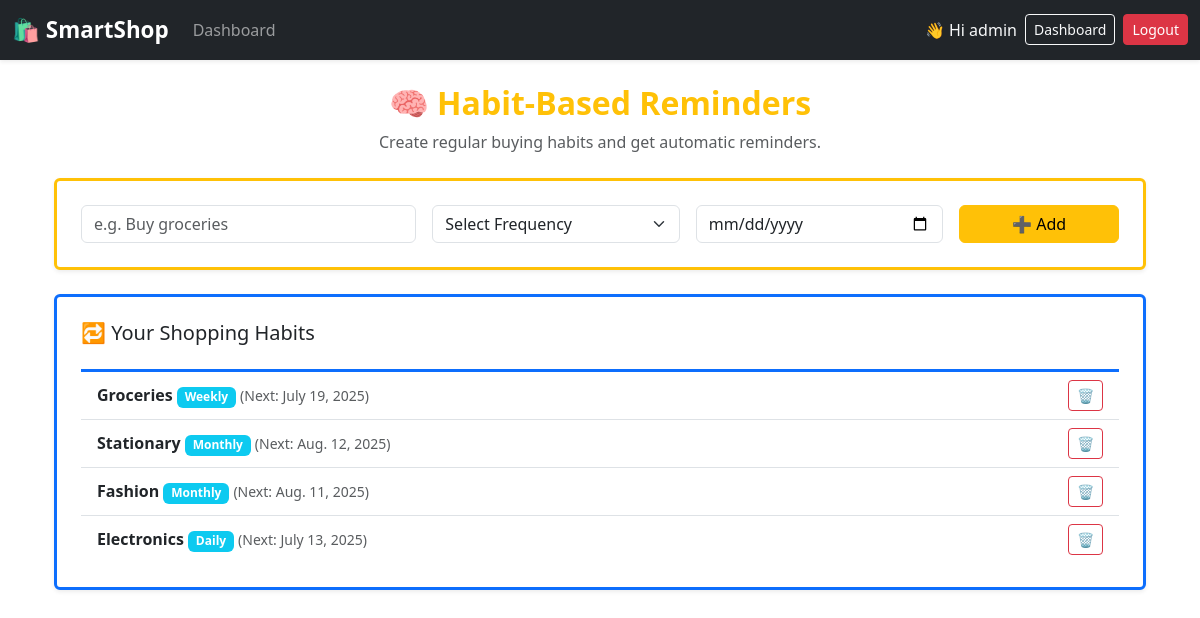
/habits/ (signed in), run on the app's committed database.
### main/models.py (models this page shows)
class Habit(models.Model):
    user = models.ForeignKey(User, on_delete=models.CASCADE, null=True, blank=True)
    name = models.CharField(max_length=200)
    frequency = models.CharField(
        max_length=20,
        choices=[('daily', 'Daily'), ('weekly', 'Weekly'), ('monthly', 'Monthly')],
        default='daily'
    )
    start_date = models.DateField(default=date.today)
    def next_due_date(self):
        delta = {'daily': 1, 'weekly': 7, 'monthly': 30}.get(self.frequency, 1)
        return self.start_date + timedelta(days=delta)

### main/views.py (the view)
# urls.py: path('habits/', views.habits, name='habits'),
@login_required
def habits(request):
    if request.method == 'POST':
        name = request.POST['name']
        frequency = request.POST['frequency']
        start_date_val = request.POST.get('start_date', date.today())
        Habit.objects.create(name=name, frequency=frequency, start_date=start_date_val, user=request.user)
        return redirect('habits')
    habits = Habit.objects.filter(user=request.user)
    return render(request, 'main/habits.html', {'habits': habits})

### main/templates/main/habits.html (shortened to what this page needs)
{% extends 'main/base.html' %}
{% block content %}
<div class="container">
    <div class="text-center mb-4">
        <h2 class="fw-bold text-warning">🧠 Habit-Based Reminders</h2>
        <p class="text-muted">Create regular buying habits and get automatic reminders.</p>
    </div>
    <div class="card p-4 mb-4 border-start border-warning border-3 shadow-sm">
        <form method="post">
            <div class="row g-3 align-items-center">
                <div class="col-md-4">
                    <input type="text" name="name" class="form-control" placeholder="e.g. Buy groceries" required>
                </div>
                <div class="col-md-3">
                    <select name="frequency" class="form-select" required>
                        <option value="">Select Frequency</option>
                    </select>
                </div>
                <div class="col-md-3">
                    <input type="date" name="start_date" class="form-control" value="{{ today|default:None }}">
                </div>
                <div class="col-md-2">
                    <button type="submit" class="btn btn-warning w-100">➕ Add</button>
                </div>
            </div>
        </form>
    </div>
    <div class="card p-4 shadow-sm border-start border-primary border-3">
        <h5>🔁 Your Shopping Habits</h5>
        {% if habits %}
            <ul class="list-group list-group-flush mt-3">
                {% for habit in habits %}
                <li class="list-group-item d-flex justify-content-between align-items-center">
                    <div>
                        <strong>{{ habit.name }}</strong>
                        <span class="badge bg-info">{{ habit.frequency|title }}</span>
                        <small class="text-muted">(Next: {{ habit.next_due_date }})</small>
                    </div>
                    <a href="{% url 'delete_habit' habit.id %}" class="btn btn-sm btn-outline-danger">🗑️</a>
                </li>
                {% endfor %}
            </ul>
        {% else %}
            <p class="text-muted mt-3">No habits yet. Add one above!</p>
        {% endif %}
    </div>
</div>
{% endblock %}

### main/templates/main/base.html (shortened to what this page needs)
<!DOCTYPE html>
<html lang="en">
<head>
    <link rel="stylesheet" href="https://cdnjs.cloudflare.com/ajax/libs/animate.css/4.1.1/animate.min.css"/>
    <link href="https://cdn.jsdelivr.net/npm/bootstrap@5.3.2/dist/css/bootstrap.min.css" rel="stylesheet">
</head>
<body>
<nav class="navbar navbar-expand-lg navbar-dark bg-dark shadow-sm sticky-top">
    <div class="container-fluid">
        <a class="navbar-brand" href="/">🛍️ SmartShop</a>
        <div class="collapse navbar-collapse" id="navCollapse">
            <ul class="navbar-nav me-auto mb-2 mb-lg-0">
                {% if user.is_authenticated %}
                    <li class="nav-item">
                        <a class="nav-link" href="{% url 'dashboard' %}">Dashboard</a>
                    </li>
                {% endif %}
            </ul>
            <ul class="navbar-nav ms-auto mb-2 mb-lg-0">
                {% if user.is_authenticated %}
                    <li class="nav-item d-flex align-items-center me-2 text-light">
                        👋 Hi {{ user.username }}
                    </li>
                    <li class="nav-item">
                        <a class="btn btn-outline-light btn-sm me-2" href="{% url 'dashboard' %}">Dashboard</a>
                    </li>
                    <li class="nav-item">
                        <a class="btn btn-danger btn-sm" href="{% url 'logout' %}">Logout</a>
                    </li>
                {% endif %}
            </ul>
        </div>
    </div>
</nav>
<div class="container mt-4">
    {% block content %}{% endblock %}
</div>
</body>
</html>

### main/templates/main/base.html (style rules this page uses)
.navbar-brand { font-weight: bold; font-size: 1.4rem; }

### data on the page
Habit: name "Groceries", frequency "Weekly", next_due_date "July 19, 2025"
Habit: name "Stationary", frequency "Monthly", next_due_date "Aug. 12, 2025"
Habit: name "Fashion", frequency "Monthly", next_due_date "Aug. 11, 2025"
Habit: name "Electronics", frequency "Daily", next_due_date "July 13, 2025"

### other printed values
{{ user.username }} "admin"
